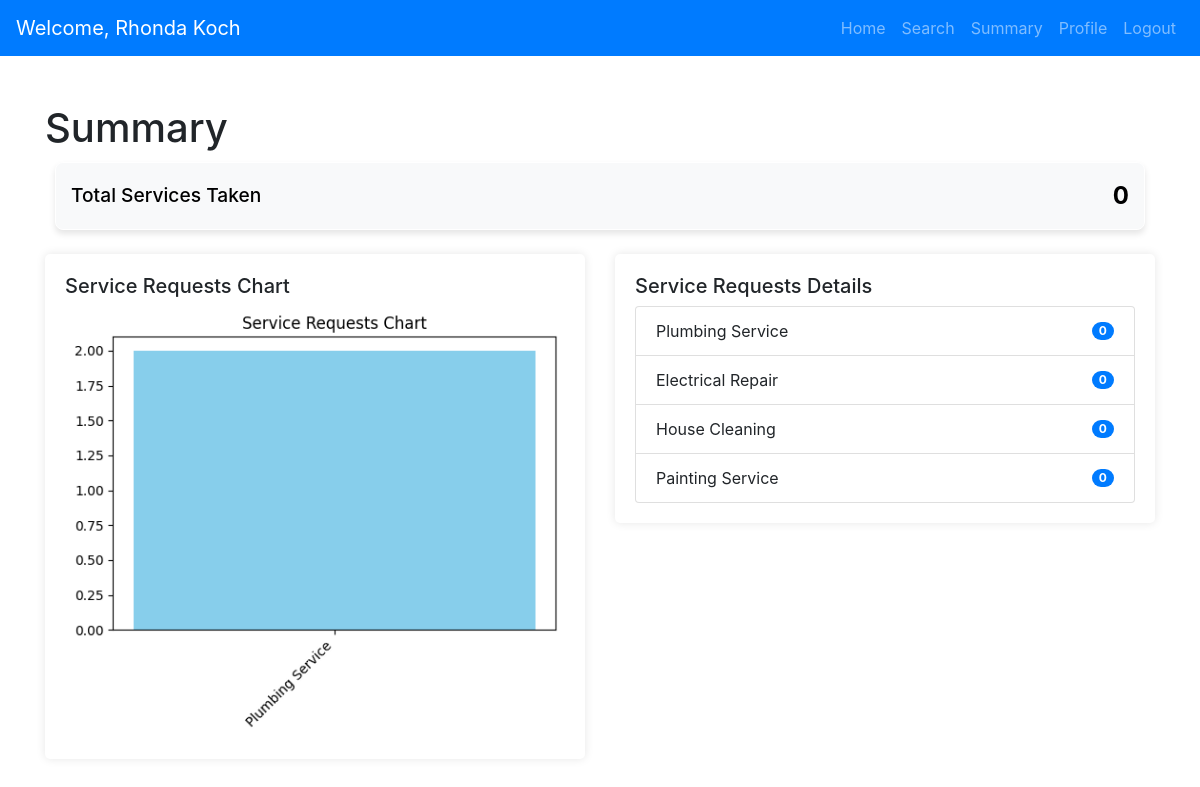
/customer_summary (signed in), run on the app's committed database.
### models.py (models this page shows, shortened)
class User(db.Model, UserMixin):
    __tablename__ = 'users'
    id = db.Column(db.String(6), primary_key=True, default=generate_unique_id, unique=True)
    name = db.Column(db.String(150), nullable=False)
    email = db.Column(db.String(150), unique=True, nullable=False)
    _password = db.Column("password", db.String(500), nullable=False)
    address = db.Column(db.String(300), nullable=True)
    pincode = db.Column(db.String(10), nullable=True)
    phone_number = db.Column(db.String(15), nullable=True)
    role = db.Column(db.String(50), nullable=False)  # Customer or Professional
    __mapper_args__ = {
    'polymorphic_identity': 'user',
    'polymorphic_on': role,  # This allows loading unknown roles without crashing
    }
    @property
    def password(self):
        raise AttributeError("Password is not readable!")
    @password.setter
    def password(self, password):
        self._password = generate_password_hash(password, method="pbkdf2:sha256")

class Service(db.Model):
    __tablename__ = 'services'
    id = db.Column(db.String(6), primary_key=True, default=generate_unique_id, unique=True)
    service_name = db.Column(db.String(100), nullable=False)
    service_description = db.Column(db.Text, nullable=True)
    price = db.Column(db.Float, nullable=False)
    duration = db.Column(db.Float, nullable=True)  # Use Float if you need fractional hours # Add duration (only date) column
    requests = db.relationship('Request', back_populates='service', lazy=True, passive_deletes=True)

### app.py (the view)
@app.route("/customer_summary")
def customer_summary():
    customer_id = session.get("user_id")  # Assuming customer's ID is stored in session
    customer = Customer.query.get(customer_id)
    total_services_taken = Request.query.filter_by(customer_id=customer_id).count()
    services = Service.query.all()
    service_requests = {
        service.service_name: Request.query.filter_by(customer_id=customer_id, service_id=service.id).count()
        for service in services
    }
    service_requests_chart = generate_chart(
        service_requests, "bar", "Service Requests Chart", "service_requests_chart.png"
    )
    return render_template(
        "customer/customer_summary.html",
        customer=customer,
        total_services_taken=total_services_taken,
        service_requests=service_requests,
        charts={"service_requests": service_requests_chart},
    )

### app.py (called while the page is built, shortened)
@login_manager.user_loader
def load_user(user_id):
    return User.query.get(user_id)

def generate_chart(data, chart_type, title, filename):
    charts_dir = "static/charts"
    os.makedirs(charts_dir, exist_ok=True)
    if not data or all(value == 0 for value in data.values()):
        plt.figure(figsize=(6, 4))
        plt.text(0.5, 0.5, "No data available", ha='center', va='center', fontsize=14, alpha=0.6)
        plt.title(title)
        plt.axis('off')  # Hide axes
        filepath = os.path.join(charts_dir, filename)
        plt.savefig(filepath, bbox_inches="tight")
        plt.close()
        return filepath

### templates/customer/customer_summary.html (shortened to what this page needs)
<!DOCTYPE html>
<html lang="en">
<head>
    <link href="https://stackpath.bootstrapcdn.com/bootstrap/4.5.2/css/bootstrap.min.css" rel="stylesheet">
</head>
<body>
    {% extends 'base.html' %}
    {% block navbar %}
        {% include 'navbars/customer_navbar.html' %}
    {% endblock %}
    {% block content %}
    <div class="container mt-5">
        <h1>Summary</h1>
        <div class="stat-box">
            <h4>Total Services Taken</h4>
            <p>{{ total_services_taken }}</p>
        </div>
        <div class="row mt-4">
            <div class="col-md-6">
                <div class="container-box">
                    <h5>Service Requests Chart</h5>
                    {% if charts['service_requests'] %}
                        <img src="{{ charts['service_requests'] }}" alt="Service Requests Chart" style="width: 100%; height: auto;">
                    {% else %}
                        <p>No data available.</p>
                    {% endif %}
                </div>
            </div>
            <div class="col-md-6">
                <div class="container-box">
                    <h5>Service Requests Details</h5>
                    <ul class="list-group">
                        {% for service, count in service_requests.items() %}
                        <li class="list-group-item d-flex justify-content-between align-items-center">
                            {{ service }}
                            <span class="badge badge-primary badge-pill">{{ count }}</span>
                        </li>
                        {% endfor %}
                    </ul>
                </div>
            </div>
        </div>
    </div>
    {% endblock %}

### templates/navbars/customer_navbar.html (shortened to what this page needs)
<!DOCTYPE html>
<html lang="en">
<head>
    <link href="https://stackpath.bootstrapcdn.com/bootstrap/4.5.2/css/bootstrap.min.css" rel="stylesheet">
</head>
<body>
    <nav class="navbar navbar-expand-lg navbar-dark bg-primary">
        <a class="navbar-brand" href="{{ url_for('customer_dashboard') }}">Welcome, {{ customer.name }}</a>
        <div class="collapse navbar-collapse" id="navbarNav">
            <ul class="navbar-nav ml-auto">
                <li class="nav-item"><a class="nav-link" href="{{ url_for('customer_dashboard') }}">Home</a></li>
              <li class="nav-item"><a class="nav-link" href="{{ url_for('customer_search') }}">Search</a></li>
              <li class="nav-item"><a class="nav-link" href="{{ url_for('customer_summary') }}">Summary</a></li>
              <li class="nav-item"><a class="nav-link" href="{{ url_for('customer_profile') }}">Profile</a>
              </li>
              <li class="nav-item"><a class="nav-link" href="{{ url_for('logout') }}">Logout</a></li>
            </ul>
        </div>
    </nav>
</body>
</html>

### templates/customer/customer_summary.html (style rules this page uses)
body { font-family: Arial, sans-serif; background: #f7f8fc; margin: 0; padding: 0; }
.stat-box { background-color: #f8f9fa; color: #000; padding: 15px; border: 1px solid #fff; border-radius: 8px; display: flex; justify-content: space-between; align-items: center; box-shadow: 0 4px 6px rgba(0, 0, 0, 0.1); flex: 1; margin: 10px; transition: transform 0.2s ease, box-shadow 0.2s ease; }
.stat-box h4 { margin: 0; font-size: 1.2rem; }
.stat-box p { margin: 0; font-size: 1.5rem; font-weight: bold; }
.container-box { background-color: #ffffff; padding: 20px; border-radius: 5px; box-shadow: 0 0 10px rgba(0, 0, 0, 0.1); margin-bottom: 30px; }

### data on the page
User: name "Rhonda Koch"
Service: service_name "Plumbing Service", count "0"
Service: service_name "Electrical Repair", count "0"
Service: service_name "House Cleaning", count "0"
Service: service_name "Painting Service", count "0"

### other printed values
{{ total_services_taken }} "0"
